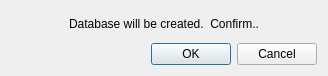
<?xml version="1.0" encoding="UTF-8"?>
<ui version="4.0">
 <class>Dialog</class>
 <widget class="QDialog" name="Dialog">
  <property name="geometry">
   <rect>
    <x>0</x>
    <y>0</y>
    <width>328</width>
    <height>76</height>
   </rect>
  </property>
  <property name="windowTitle">
   <string>Create database ?</string>
  </property>
  <property name="windowIcon">
   <iconset>
    <normaloff>os_linux_1.ico</normaloff>os_linux_1.ico</iconset>
  </property>
  <property name="locale">
   <locale language="English" country="UnitedStates"/>
  </property>
  <layout class="QVBoxLayout" name="verticalLayout">
   <item>
    <widget class="QLabel" name="label_main_question">
     <property name="sizePolicy">
      <sizepolicy hsizetype="Minimum" vsizetype="Minimum">
       <horstretch>0</horstretch>
       <verstretch>0</verstretch>
      </sizepolicy>
     </property>
     <property name="text">
      <string>Database will be created.  Confirm..</string>
     </property>
     <property name="alignment">
      <set>Qt::AlignCenter</set>
     </property>
    </widget>
   </item>
   <item>
    <widget class="QDialogButtonBox" name="buttonBox_simple_dial">
     <property name="sizePolicy">
      <sizepolicy hsizetype="Minimum" vsizetype="Fixed">
       <horstretch>0</horstretch>
       <verstretch>0</verstretch>
      </sizepolicy>
     </property>
     <property name="orientation">
      <enum>Qt::Horizontal</enum>
     </property>
     <property name="standardButtons">
      <set>QDialogButtonBox::Cancel|QDialogButtonBox::Ok</set>
     </property>
    </widget>
   </item>
  </layout>
 </widget>
 <resources/>
 <connections>
  <connection>
   <sender>buttonBox_simple_dial</sender>
   <signal>accepted()</signal>
   <receiver>Dialog</receiver>
   <slot>accept()</slot>
   <hints>
    <hint type="sourcelabel">
     <x>248</x>
     <y>254</y>
    </hint>
    <hint type="destinationlabel">
     <x>157</x>
     <y>274</y>
    </hint>
   </hints>
  </connection>
  <connection>
   <sender>buttonBox_simple_dial</sender>
   <signal>rejected()</signal>
   <receiver>Dialog</receiver>
   <slot>reject()</slot>
   <hints>
    <hint type="sourcelabel">
     <x>316</x>
     <y>260</y>
    </hint>
    <hint type="destinationlabel">
     <x>286</x>
     <y>274</y>
    </hint>
   </hints>
  </connection>
 </connections>
</ui>
